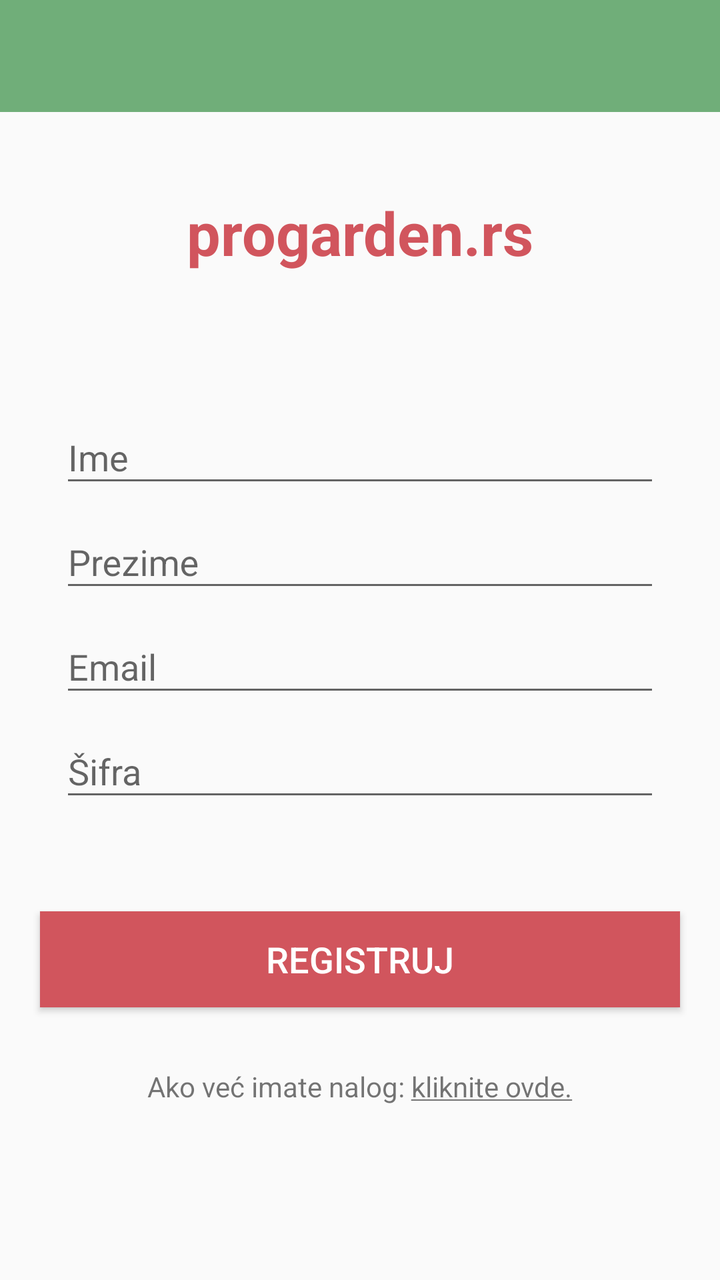
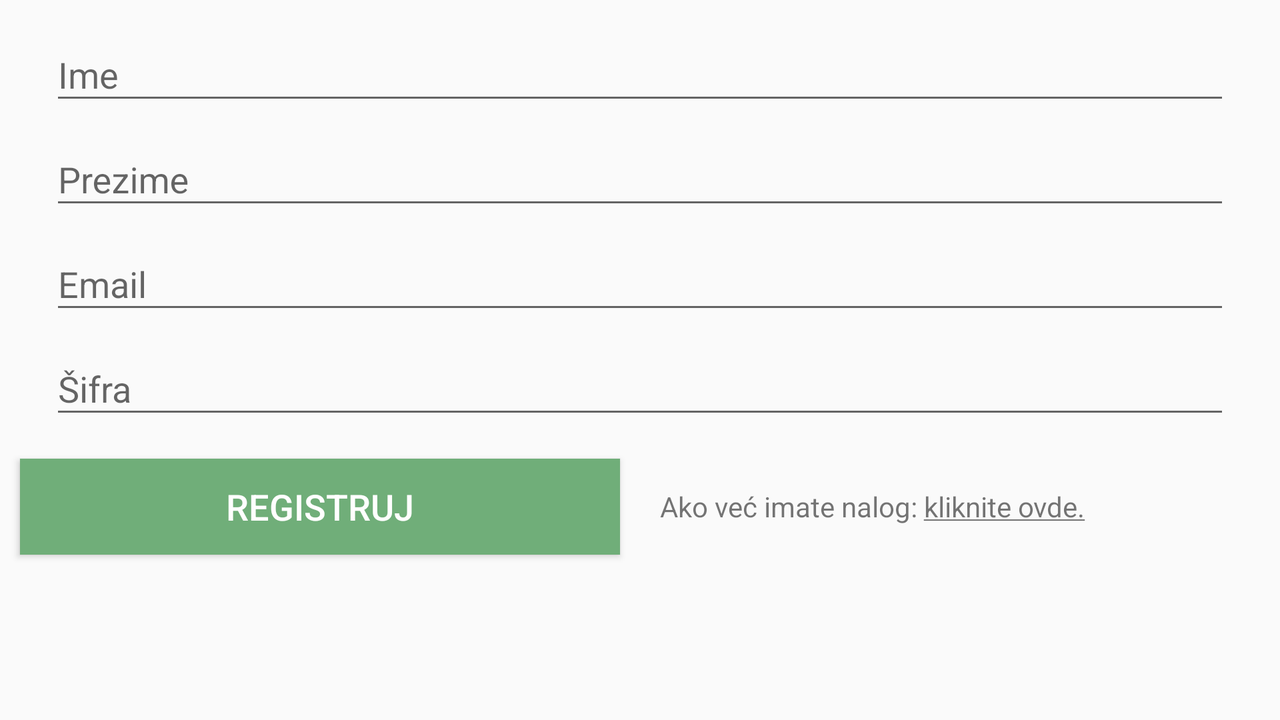

First picture: res/layout/ on a phone held upright. Second picture: the repository's own variant of that layout, on a device whose configuration matches the variant's folder. Source for both follows.
<!-- AndroidManifest.xml: application theme AppTheme -->
<!-- res/layout/activity_register.xml -->
<?xml version="1.0" encoding="utf-8"?>
<LinearLayout xmlns:android="http://schemas.android.com/apk/res/android"
    xmlns:app="http://schemas.android.com/apk/res-auto"
    android:layout_width="match_parent"
    android:layout_height="match_parent"
    android:orientation="vertical"
    android:background="@mipmap/veg_pile_vertical">

    <include layout="@layout/toolbar" />

    <TextView
        android:id="@+id/textView"
        android:layout_width="wrap_content"
        android:layout_height="wrap_content"
        android:layout_gravity="center_horizontal"
        android:text="@string/text_web_site"
        android:layout_marginTop="40dp"
        android:layout_marginBottom="50dp"
        android:textSize="30sp"
        android:textColor="#D1555D"
        android:textStyle="bold"/>

    <LinearLayout
        android:layout_width="match_parent"
        android:layout_height="wrap_content"
        android:id="@+id/edit_text_container"
        android:orientation="vertical"
        android:layout_marginLeft="20dp"
        android:layout_marginRight="20dp"
        android:padding="10dp">

        <android.support.design.widget.TextInputLayout
            android:id="@+id/fullname_registerlayout"
            android:layout_width="match_parent"
            android:layout_height="wrap_content">

            <EditText
                android:id="@+id/fullname_register"
                android:layout_width="match_parent"
                android:layout_height="wrap_content"
                android:hint="@string/full_name_hint"
                android:inputType="text"
                android:singleLine="true"/>


        </android.support.design.widget.TextInputLayout>

        <android.support.design.widget.TextInputLayout
            android:id="@+id/lastname_registerlayout"
            android:layout_width="match_parent"
            android:layout_height="wrap_content">

            <EditText
                android:id="@+id/lastname_register"
                android:layout_width="match_parent"
                android:layout_height="wrap_content"
                android:hint="@string/last_name_hint"
                android:inputType="text"
                android:singleLine="true"/>


        </android.support.design.widget.TextInputLayout>

        <android.support.design.widget.TextInputLayout
            android:id="@+id/email_registerlayout"
            android:layout_width="match_parent"
            android:layout_height="wrap_content">

            <EditText
                android:id="@+id/email_register"
                android:layout_width="match_parent"
                android:layout_height="wrap_content"
                android:hint="@string/email_hint"
                android:inputType="textEmailAddress"
                android:singleLine="true"/>


        </android.support.design.widget.TextInputLayout>

        <android.support.design.widget.TextInputLayout
            android:id="@+id/password_registerlayout"
            android:layout_width="match_parent"
            android:layout_height="wrap_content">

            <EditText
                android:id="@+id/password_register"
                android:layout_width="match_parent"
                android:layout_height="wrap_content"
                android:hint="@string/pass_hint"
                android:inputType="textPassword"
                android:singleLine="true"/>


        </android.support.design.widget.TextInputLayout>

    </LinearLayout>


    <Button
        android:layout_width="match_parent"
        android:layout_height="wrap_content"
        android:text="@string/btn_text_register"
        android:textSize="18sp"
        android:id="@+id/register_button"
        android:background="#D1555D"
        android:layout_marginTop="40dp"
        android:layout_marginLeft="20dp"
        android:layout_marginRight="20dp"
        android:textColor="#ffffff"/>

    <TextView
        android:layout_width="wrap_content"
        android:layout_height="wrap_content"
        android:text="@string/text_already_have_account"
        android:id="@+id/tv_signin"
        android:layout_gravity="center"
        android:layout_marginTop="30dp"
        android:layout_marginLeft="20dp"
        android:layout_marginRight="20dp"/>


</LinearLayout>
<!-- res/layout/toolbar.xml (included above) -->
<?xml version="1.0" encoding="utf-8"?>
<android.support.v7.widget.Toolbar xmlns:android="http://schemas.android.com/apk/res/android"
    xmlns:app="http://schemas.android.com/apk/res-auto"
    android:id="@+id/toolbar"
    android:layout_width="match_parent"
    android:layout_height="?attr/actionBarSize"
    android:background="@color/button_color"
    android:theme="@style/ThemeOverlay.AppCompat.Dark.ActionBar"
    app:popupTheme="@style/ThemeOverlay.AppCompat.Light" />
<!-- resources referenced by this layout -->
<resources>
  <color name="button_color">#70ae79</color>
  <string name="btn_text_register">Registruj</string>
  <string name="email_hint">Email</string>
  <string name="full_name_hint">Ime</string>
  <string name="last_name_hint">Prezime</string>
  <string name="pass_hint">Šifra</string>
  <string name="text_already_have_account">Ako već imate nalog:
          <u>kliknite ovde.</u>
      </string>
  <string name="text_web_site">progarden.rs</string>
  <style name="AppTheme" parent="BaseTheme" />
  <style name="BaseTheme" parent="Theme.AppCompat.Light.NoActionBar">
          <item name="colorPrimary">@color/primary</item> 
          <item name="colorPrimaryDark">@color/primary_dark</item> 
          <item name="colorControlHighlight">@color/accent_translucent</item> 
          <item name="colorAccent">@color/accent</item>
      </style>
  <color name="primary">#D1555D</color>
  <color name="primary_dark">#BC6162</color>
  <color name="accent_translucent">#80bebebe</color>
  <color name="accent">#727272</color>
</resources>
<!-- res/layout-land/activity_register.xml (the author's variant of the layout above) -->
<!-- drawn on the phone turned sideways -->
<?xml version="1.0" encoding="utf-8"?>
<LinearLayout xmlns:android="http://schemas.android.com/apk/res/android"
    android:layout_width="match_parent"
    android:layout_height="match_parent"
    android:orientation="vertical">

    

    <LinearLayout
        android:id="@+id/edit_text_container"
        android:layout_width="match_parent"
        android:layout_height="wrap_content"
        android:layout_marginLeft="20dp"
        android:layout_marginRight="20dp"
        android:orientation="vertical"
        android:padding="5dp">

        <android.support.design.widget.TextInputLayout
            android:id="@+id/fullname_registerlayout"
            android:layout_width="match_parent"
            android:layout_height="wrap_content">

            <EditText
                android:id="@+id/fullname_register"
                android:layout_width="match_parent"
                android:layout_height="wrap_content"
                android:hint="@string/full_name_hint"
                android:inputType="text"
                android:singleLine="true" />


        </android.support.design.widget.TextInputLayout>

        <android.support.design.widget.TextInputLayout
            android:id="@+id/lastname_registerlayout"
            android:layout_width="match_parent"
            android:layout_height="wrap_content">

            <EditText
                android:id="@+id/lastname_register"
                android:layout_width="match_parent"
                android:layout_height="wrap_content"
                android:hint="@string/last_name_hint"
                android:inputType="text"
                android:singleLine="true" />


        </android.support.design.widget.TextInputLayout>

        <android.support.design.widget.TextInputLayout
            android:id="@+id/email_registerlayout"
            android:layout_width="match_parent"
            android:layout_height="wrap_content">

            <EditText
                android:id="@+id/email_register"
                android:layout_width="match_parent"
                android:layout_height="wrap_content"
                android:hint="@string/email_hint"
                android:inputType="textEmailAddress"
                android:singleLine="true" />


        </android.support.design.widget.TextInputLayout>

        <android.support.design.widget.TextInputLayout
            android:id="@+id/password_registerlayout"
            android:layout_width="match_parent"
            android:layout_height="wrap_content">

            <EditText
                android:id="@+id/password_register"
                android:layout_width="match_parent"
                android:layout_height="wrap_content"
                android:hint="@string/pass_hint"
                android:inputType="textPassword"
                android:singleLine="true" />

        </android.support.design.widget.TextInputLayout>

    </LinearLayout>


    <LinearLayout
        android:layout_width="match_parent"
        android:layout_height="wrap_content"
        android:orientation="horizontal">

        <Button
            android:id="@+id/register_button"
            android:layout_width="0dp"
            android:layout_height="wrap_content"
            android:layout_weight="0.5"
            android:background="@color/button_color"
            android:text="@string/btn_text_register"
            android:textColor="#ffffff"
            android:layout_margin="10dp"
            android:textSize="18sp" />

        <TextView
            android:id="@+id/tv_signin"
            android:layout_width="0dp"
            android:layout_height="wrap_content"
            android:layout_weight="0.5"
            android:layout_gravity="center"
            android:layout_margin="10dp"
            android:text="@string/text_already_have_account" />
    </LinearLayout>


</LinearLayout>
<!-- resources referenced by the variant -->
<!-- as the phone turned sideways resolves them -->
<resources>
  <color name="button_color">#70ae79</color>
  <string name="btn_text_register">Registruj</string>
  <string name="email_hint">Email</string>
  <string name="full_name_hint">Ime</string>
  <string name="last_name_hint">Prezime</string>
  <string name="pass_hint">Šifra</string>
  <string name="text_already_have_account">Ako već imate nalog:
          <u>kliknite ovde.</u>
      </string>
  <style name="AppTheme" parent="BaseTheme" />
  <style name="BaseTheme" parent="Theme.AppCompat.Light.NoActionBar">
          <item name="colorPrimary">@color/primary</item> 
          <item name="colorPrimaryDark">@color/primary_dark</item> 
          <item name="colorControlHighlight">@color/accent_translucent</item> 
          <item name="colorAccent">@color/accent</item>
      </style>
  <color name="primary">#D1555D</color>
  <color name="primary_dark">#BC6162</color>
  <color name="accent_translucent">#80bebebe</color>
  <color name="accent">#727272</color>
</resources>
